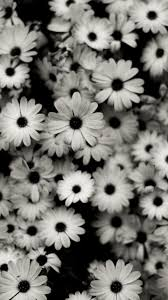
%> input picture Image-Segmentation-Using-Genetic-Algorithm-master/images/fl.jpg, 168 x 300 px
$ octave otsuCheck.m   (GNU Octave 9; MATLAB toolbox functions it lacks are replaced by stand-ins)
%> lines starting %> are read from the running program, lines starting %| are printed output that depends on the picture; in (x1, y1, x2, y2) boxes, pixels count from 0 and x2, y2 are one past the last pixel; in counts of white or black regions, pixels touching at a corner belong together; the program's own positions count from 1
%otsu
image = imread("images/fl.jpg");
%> image is the input picture: size 300x168x3 uint8; mean R, G, B 117.5, 116.9, 111.7
s=length(size(image));
%> s = 3
if( s == 3)
image = rgb2gray(image);
%> image: size 300x168 uint8
end
for n=2:8
%> this loop made 7 passes; what is shown inside it comes from the first
idx= otsu(image,n);
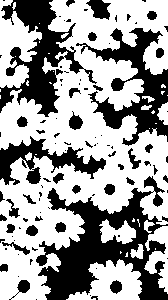
%> idx: size 300x168 double; values 1 (black) and 2 (white), 61.5% white; 97 black regions (58 under 20 px), largest, box (x1, y1, x2, y2) and area: (36, 176, 168, 300) 6947, (0, 0, 97, 117) 4116, (76, 28, 168, 146) 3739

m=0;
for i=1:size(idx,1)
    for j=1:size(idx,2)
        m=max(m,idx(i,j));
    end
end
%> after the loop, m = 2
for i=1:size(idx,1)
    for j=1:size(idx,2)
        idx(i,j)= (idx(i,j)/m);
    end
end
subplot(1,9,n-1)
imshow(idx)
end
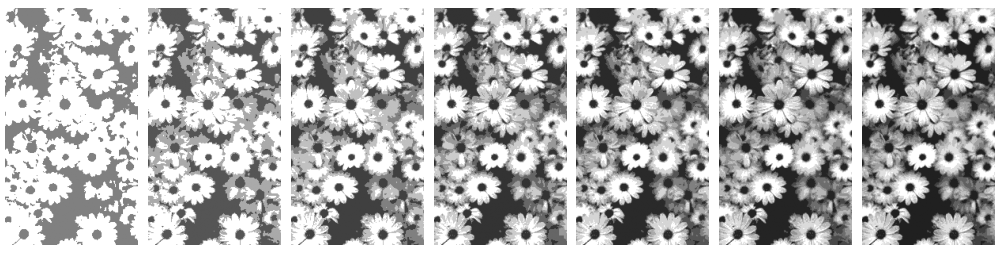
%> figure redrawn from the program's plot data, 7 panels

$ run again, with Image-Segmentation-Using-Genetic-Algorithm-master/images/Copy_of_fl1.jpg copied over Image-Segmentation-Using-Genetic-Algorithm-master/images/fl.jpg
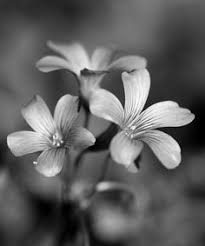
%> input picture Image-Segmentation-Using-Genetic-Algorithm-master/images/Copy_of_fl1.jpg, 205 x 246 px
%> image is the input picture: size 246x205x3 uint8; min 0, max 255, mean 96.2
%> image: size 246x205 uint8
%> `idx= otsu(image,n);`:
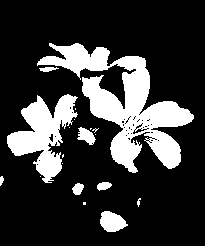
%> idx: size 246x205 double; values 1 (black) and 2 (white), 21.5% white; 19 white regions (10 under 20 px), largest, box (x1, y1, x2, y2) and area: (37, 43, 194, 173) 6951, (7, 94, 78, 183) 2916, (100, 211, 128, 232) 410
%> after the loop `for i=1:size(idx,1)`: m = 2

$ run again, with Image-Segmentation-Using-Genetic-Algorithm-master/images/download.jpg copied over Image-Segmentation-Using-Genetic-Algorithm-master/images/fl.jpg
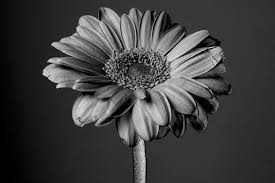
%> input picture Image-Segmentation-Using-Genetic-Algorithm-master/images/download.jpg, 275 x 183 px
%> image is the input picture: size 183x275x3 uint8; min 0, max 244, mean 62.7
%> image: size 183x275 uint8
%> `idx= otsu(image,n);`:
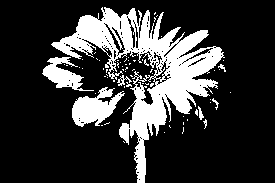
%> idx: size 183x275 double; values 1 (black) and 2 (white), 21.4% white; 68 white regions (61 under 20 px), largest, box (x1, y1, x2, y2) and area: (51, 7, 225, 183) 8557, (72, 87, 125, 127) 1122, (42, 57, 94, 91) 751
%> after the loop `for i=1:size(idx,1)`: m = 2

$ run again, with Image-Segmentation-Using-Genetic-Algorithm-master/images/eye.jpg copied over Image-Segmentation-Using-Genetic-Algorithm-master/images/fl.jpg
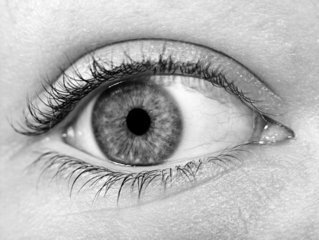
%> input picture Image-Segmentation-Using-Genetic-Algorithm-master/images/eye.jpg, 319 x 240 px
%> image is the input picture: size 240x319 uint8; min 0, max 255, mean 180.8
%> `idx= otsu(image,n);`:
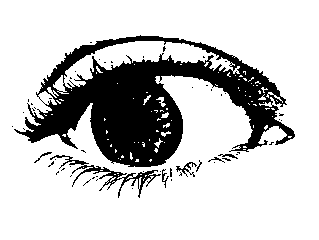
%> idx: size 240x319 double; values 1 (black) and 2 (white), 78.6% white; 56 black regions (49 under 20 px), largest, box (x1, y1, x2, y2) and area: (14, 35, 295, 167) 15250, (50, 155, 161, 198) 725, (176, 162, 197, 177) 94
%> after the loop `for i=1:size(idx,1)`: m = 2
